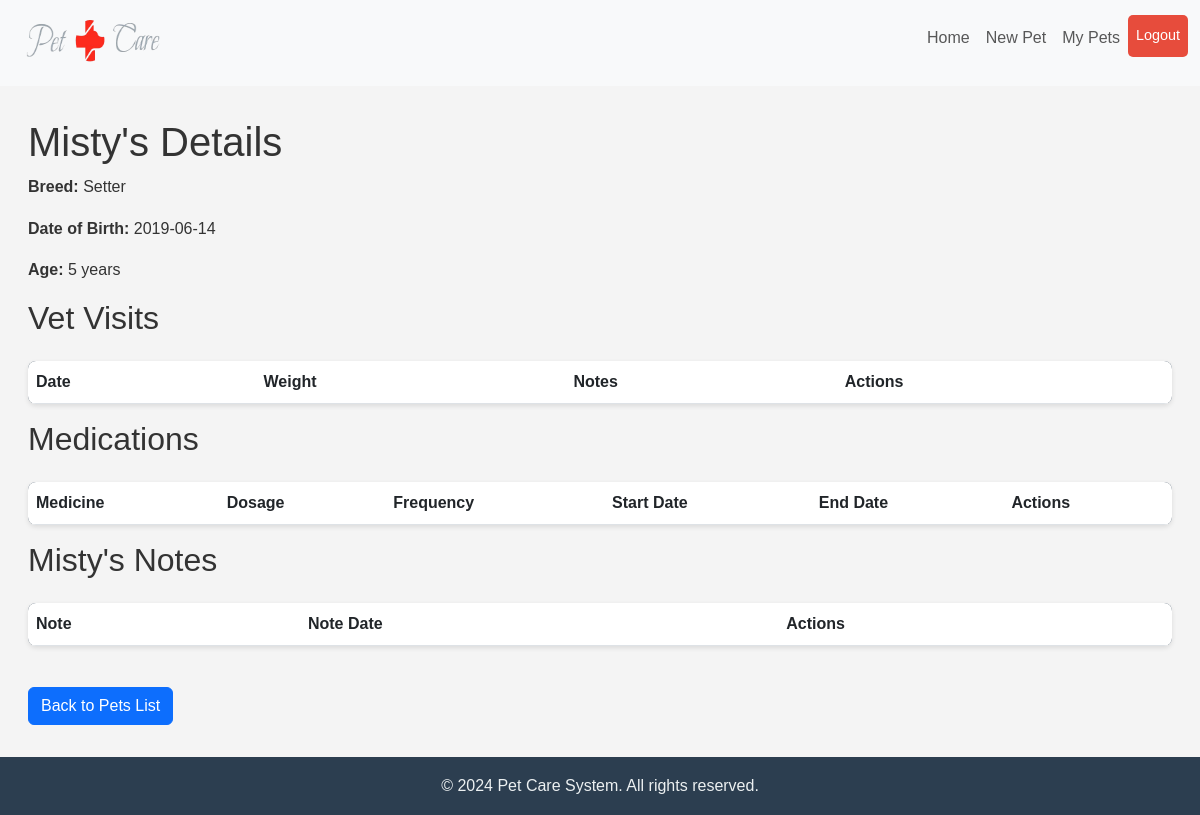
/pet/5 (signed in), run on the app's committed database.
### app.py (models this page shows)
class Pet(db.Model):
    __tablename__ = 'pets'
    id = db.Column(db.Integer, primary_key=True, autoincrement=True)
    name = db.Column(db.String(100), nullable=False)
    birthdate = db.Column(db.Date, nullable=False)
    breed = db.Column(db.String(50))
    user_id = db.Column(db.Integer, db.ForeignKey('users.id'), nullable=False)
    def calculate_age(self):
        today = datetime.today().date()
        age = today.year - self.birthdate.year - ((today.month, today.day) < (self.birthdate.month, self.birthdate.day))
        return age

### app.py (the view)
@app.route('/pet/<int:pet_id>')
@login_required
def pet_details(pet_id):
    pet = Pet.query.get_or_404(pet_id)
    vetvisit = VetVisit.query.filter_by(pet_id=pet_id).all()
    medicine = Medicine.query.filter_by(pet_id=pet_id).all()
    notes = PetNote.query.filter_by(pet_id=pet_id).all()
    return render_template('pet_details.html', pet=pet, vetvisit=vetvisit, medicine=medicine, notes=notes)

### app.py (called while the page is built)
@login_manager.user_loader
def load_user(user_id):
    return User.query.get(int(user_id))

### templates/pet_details.html (shortened to what this page needs)
<!DOCTYPE html>
<html lang="en">
<head>
    <link rel="stylesheet" href="https://cdnjs.cloudflare.com/ajax/libs/font-awesome/6.0.0-beta3/css/all.min.css">
    <link href="https://cdn.jsdelivr.net/npm/bootstrap@5.3.0/dist/css/bootstrap.min.css" rel="stylesheet">
    <link rel="stylesheet" href="{{ url_for('static', filename='pet_details.css') }}">
</head>
<body>
    <header>
        <nav class="navbar navbar-expand-lg navbar-light bg-light">
            <div class="container">
                <a class="navbar-brand" href="{{ url_for('index') }}">
                    <img src="{{ url_for('static', filename='PetCareLogo_transPar.png') }}" alt="Pet Care Logo" width="160" height="60">
                </a>
                <div class="collapse navbar-collapse" id="navbarNav">
                    <ul class="navbar-nav ms-auto">
                        <li class="nav-item">
                            <a class="nav-link" href="{{ url_for('index') }}">Home</a>
                        </li>
                        <li class="nav-item">
                            <a class="nav-link" href="{{ url_for('add_pet') }}">New Pet</a>
                        </li>
                        <li class="nav-item">
                            <a class="nav-link" href="{{ url_for('list_pets') }}">My Pets</a>
                        </li>
                        <li class="nav-item">
                            <a class="nav-link btn btn-danger text-white" href="{{ url_for('logout') }}">Logout</a>
                        </li>
                    </ul>
                </div>
            </div>
        </nav>
    </header>
    <main>
        <div class="container">
            <h1 class="page-title">{{ pet.name }}'s Details</h1>
            <div class="pet-details">
                <p><strong>Breed:</strong> {{ pet.breed }}</p>
                <p><strong>Date of Birth:</strong> {{ pet.birthdate.strftime('%Y-%m-%d') }}</p>
                <p><strong>Age:</strong> {{ pet.calculate_age() }} years</p>
            </div>
            <h2 class="section-title">Vet Visits</h2>
            <table class="table">
                <thead>
                    <tr>
                        <th>Date</th>
                        <th>Weight</th>
                        <th>Notes</th>
                        <th class="desktop-only">Actions</th>
                    </tr>
                </thead>
            </table>
                <h2 class="section-title">Medications</h2>
                <table class="table">
                    <thead>
                        <tr>
                            <th>Medicine</th>
                            <th>Dosage</th>
                            <th>Frequency</th>
                            <th>Start Date</th>
                            <th>End Date</th>
                            <th class="desktop-only">Actions</th>
                        </tr>
                    </thead>
                </table>
                <h2 class="section-title">{{ pet.name }}'s Notes</h2>
                <table class="table">
                    <thead>
                        <tr>
                            <th>Note</th>
                            <th>Note Date</th>
                            <th class="desktop-only">Actions</th>
                        </tr>
                    </thead>
                </table>
                <br>
            <a href="{{ url_for('list_pets') }}" class="btn btn-primary">Back to Pets List</a>
        </div>
    </main>
    <footer>
        <p>&copy; 2024 Pet Care System. All rights reserved.</p>
    </footer>
</body>
</html>

### static/pet_details.css (style rules this page uses)
body, html { margin: 0; padding: 0; height: 100%; font-family: 'Arial', sans-serif; background-color: #f4f4f4; color: #333; }
body { font-family: 'Arial', sans-serif; line-height: 1.6; background-color: #f4f4f4; color: #333; display: flex; flex-direction: column; }
html, body { height: 100%; }
main { flex: 1; }
.navbar-nav { text-align: right; }
.navbar-nav .nav-item { display: block; }
.navbar-nav .nav-link { padding: 10px; text-align: center; }
.navbar-nav .nav-link { margin-right: 0; padding-right: 20px; }
.navbar-brand { margin-right: auto; }
main { padding: 2rem 1rem; }
.container { max-width: 1200px; margin: 0 auto; }
h2 { margin-bottom: 1.5rem; font-size: 2rem; }
table { width: 100%; border-collapse: collapse; background: #fff; box-shadow: 0 2px 5px rgba(0,0,0,0.1); border-radius: 8px; overflow: hidden; }
thead { background: #2c3e50; color: #fff; }
thead th { padding: 1rem; text-align: left; }
.btn-danger { padding: 0.5rem 1rem; color: #fff; background-color: #e74c3c; text-decoration: none; border-radius: 5px; font-size: 0.9rem; transition: background-color 0.3s; }
footer { background: #2c3e50; color: #ecf0f1; text-align: center; padding: 1rem; margin-top: auto; }
footer p { margin: 0; }
.navbar-nav .nav-item { margin-bottom: 10px; }
@media (min-width: 769px) { .desktop-only { display: table-cell; } }

### data on the page
Pet: name "Misty", breed "Setter", birthdate "2019-06-14", calculate_age "5"
